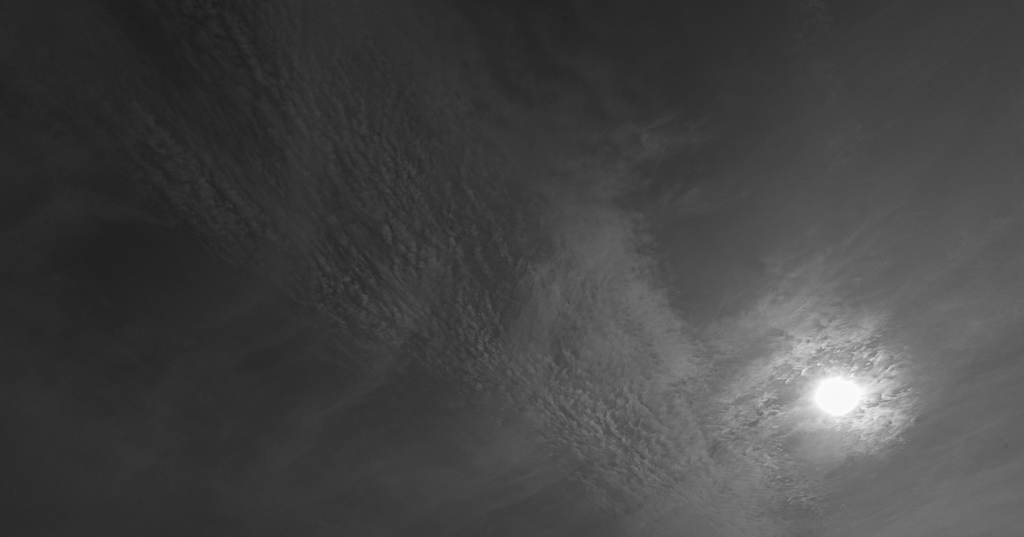
#> input picture assignment2/assignment/clouds.jpg, 1024 x 537 px
$ python equalize_image.py clouds.jpg out.png
#> lines starting #> are read from the running program, lines starting #| are printed output that depends on the picture
import argparse
import numpy as np
from PIL import Image

def histogram(image):
    """
    Computes the histogram of an 8-bit image.

    Parameters:
        image (PIL.Image.Image): The input image.

    Returns:
        np.ndarray: The histogram of the image.
    """
    # Convert the image to grayscale and flatten it
    image = image.convert('L')
    pixels = np.array(image).flatten()

    # Compute the histogram
    histogram = np.zeros(256, dtype=np.uint32)
    for pixel in pixels:
        histogram[pixel] += 1

    return histogram

def cdf(cumulative_dist):
    """
    Computes the cumulative distribution function (CDF) of a histogram.

    Parameters:
        cumulative_dist (np.ndarray): The input histogram.

    Returns:
        np.ndarray: The CDF of the histogram.
    """
    # Compute the PDF and normalize it
    pdf = cumulative_dist / float(cumulative_dist.sum())

    # Compute the CDF
    cdf_array = np.zeros_like(pdf)
    cdf_array[0] = pdf[0]
    for i in range(1, 256):
        cdf_array[i] = cdf_array[i-1] + pdf[i]

    return cdf_array

def equalize(image):
    """
    Performs histogram equalization on an 8-bit grayscale image.

    Parameters:
        image (PIL.Image.Image): The input image.

    Returns:
        PIL.Image.Image: The equalized image.
    """
    # Compute the histogram and CDF
    hist = histogram(image)
    cumulative_dist = cdf(hist)

    # Compute the LUT
    lut = np.uint8(255 * cumulative_dist)

    # Apply the LUT to the image
    equalized = image.point(lut)

    return equalized

if __name__ == '__main__':
    # Parse the command line arguments
    parser = argparse.ArgumentParser()
    parser.add_argument('input', help='input image file name')
    parser.add_argument('output', help='output image file name')
    args = parser.parse_args()

    # Load the input image
    image = Image.open(args.input)
#> image is the input picture: PIL image 1024x537 RGB; min 28, max 253, mean 68.3

    # Convert the image to grayscale if it's color
    if image.mode != 'L':
        image = image.convert('L')
#> image: PIL image 1024x537 L

    # Equalize the image
    equalized = equalize(image)
#> the loop in histogram, `for pixel in pixels:` made 549888 passes
#> pixel on passes 1 to 3: 38, 38, 39
#> after the loop in histogram, `for pixel in pixels:`: histogram = 256 values, max 19452 at index 48, min 0 at index 0, mean 2148
#> in equalize, `hist = histogram(image)`: hist has the same summary as histogram in histogram
#> in cdf, `pdf = cumulative_dist / float(cumulative_dist.sum())`: pdf = 256 values, max 0.0354 at index 48, min 0 at index 0, mean 0.00391
#> after the loop in cdf, `for i in range(1, 256):`: cdf_array = 256 values from 0 to 1
#> in equalize, `lut = np.uint8(255 * cumulative_dist)`: lut = 256 values from 0 to 254
#> in equalize, `equalized = image.point(lut)`:
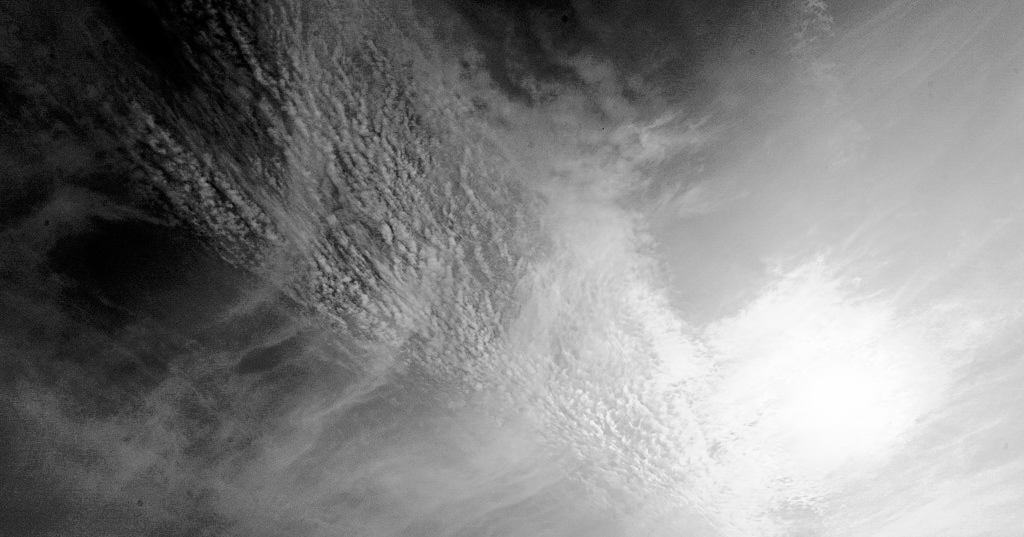
#> equalized: PIL image 1024x537 L; min 0, max 254, mean 129

    # Save the equalized image
    equalized.save(args.output)
